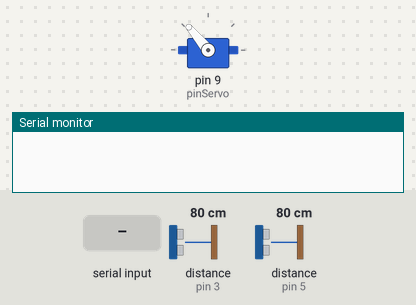
Recording of a sketch running on a simulated Arduino Uno, built with avr-gcc and run on an emulated ATmega328P. On the bench: servo, the last lines printed to the serial monitor. Wiring (inferred from the names in the program): 2 × ultrasonic range finder: trigger pin 2, echo pin 3 / trigger pin 4, echo pin 5. The test bench sets the inputs (shaded band); at power-on: distance to the obstacle (sensors on pin 3, pin 5) 80 cm. The echo pulse lasts 58.3 µs per cm.

Above: at 2.2 s.
2.3 s: distance to the obstacle (sensor on pin 3) set to 11 cm
3.8 s: distance to the obstacle (sensor on pin 3) set to 8 cm
At 5.0 s:
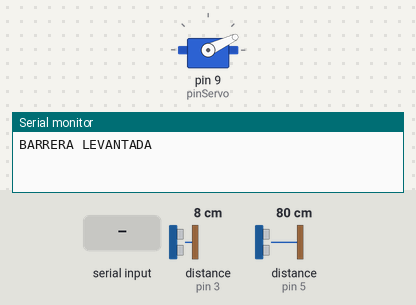
5.3 s: "BOTON\n" received over Serial
At 6.1 s:
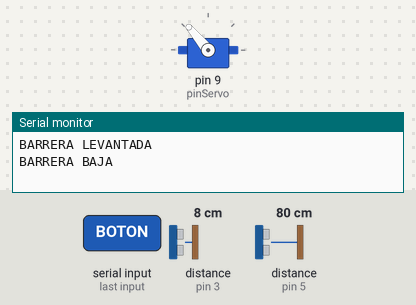
6.8 s: distance to the obstacle (sensor on pin 5) set to 11 cm
8.3 s: distance to the obstacle (sensor on pin 5) set to 8 cm
At 8.7 s:
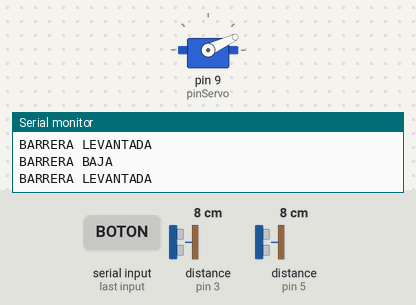
Timing chart, 0 to 10.8 s (numbered marks = the images above; inputs shaded):
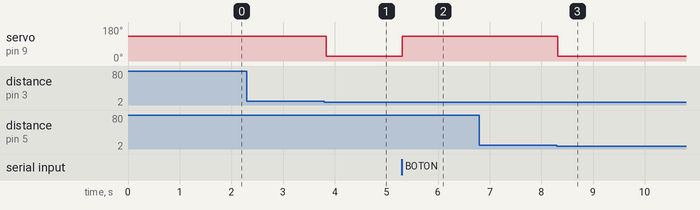

Measured:
- the behaviour switches between 10 and 9 cm on distance to the obstacle (sensor on pin 3) (found by bisection; images 0 and 1)
- the behaviour switches between 10 and 9 cm on distance to the obstacle (sensor on pin 5) (found by bisection; images 2 and 3)
- after the input at 2.3 s, every drawn part: stays the same
- after the input at 3.8 s, servo on pin 9 (pinServo): 130° → 25° at once
- after the input at 5.3 s, servo on pin 9 (pinServo): 25° → 130° at once
- after the input at 6.8 s, every drawn part: stays the same
- after the input at 8.3 s, servo on pin 9 (pinServo): 130° → 25° at once

The sketch:

archivo_arduino.ino
```cpp
#include <Servo.h>

const int trigA = 2, echoA = 3;
const int trigB = 4, echoB = 5;
const int pinServo = 9;

const int distanciaActivacion = 8;
const int distanciaMaxima = 20;

Servo barrera;

bool anteriorA = false;
bool anteriorB = false;
bool barreraAbierta = false;
int primero = 0;

unsigned long ultimoDisparoA = 0;
unsigned long ultimoDisparoB = 0;
const unsigned long cooldownSensor = 2000;

long medirDistancia(int trigPin, int echoPin) {
  digitalWrite(trigPin, LOW);
  delayMicroseconds(2);
  digitalWrite(trigPin, HIGH);
  delayMicroseconds(10);
  digitalWrite(trigPin, LOW);

  long duracion = pulseIn(echoPin, HIGH, 20000);
  long distancia = duracion * 0.034 / 2;

  if (distancia == 0 || distancia > distanciaMaxima) {
    return 0;
  }
  return distancia;
}

void setup() {
  Serial.begin(9600);

  pinMode(trigA, OUTPUT);
  pinMode(echoA, INPUT);
  pinMode(trigB, OUTPUT);
  pinMode(echoB, INPUT);

  barrera.attach(pinServo);

  barrera.write(130);
  delay(1000);
}

void loop() {
  if (Serial.available() > 0) {
    String mensaje = Serial.readStringUntil('\n');
    mensaje.trim();

    if (mensaje == "BOTON") {
      barreraAbierta = !barreraAbierta;

      if (barreraAbierta) {
        barrera.write(25);
        Serial.println("BARRERA LEVANTADA");
      } else {
        barrera.write(130);
        primero = 0;
        Serial.println("BARRERA BAJA");
      }
    }
  }

  long distA = medirDistancia(trigA, echoA);
  delay(15);
  long distB = medirDistancia(trigB, echoB);

  bool detectaA = (distA > 0 && distA <= distanciaActivacion);
  bool detectaB = (distB > 0 && distB <= distanciaActivacion);

  unsigned long tiempoActual = millis();

  if (primero == 0) {
    if (detectaA && !anteriorA && (tiempoActual - ultimoDisparoA > cooldownSensor)) {
      primero = 1;
      barreraAbierta = true;
      barrera.write(25);
      ultimoDisparoA = tiempoActual;
      Serial.println("BARRERA LEVANTADA");
    }
    else if (detectaB && !anteriorB && (tiempoActual - ultimoDisparoB > cooldownSensor)) {
      primero = 2;
      barreraAbierta = true;
      barrera.write(25);
      ultimoDisparoB = tiempoActual;
      Serial.println("BARRERA LEVANTADA");
    }
  }
  else if (primero == 1) {
    if (!detectaB && anteriorB) {
      barreraAbierta = false;
      barrera.write(130);
      primero = 0;
      Serial.println("BARRERA BAJA");
      Serial.println("ENTRA");
    }
  }
  else if (primero == 2) {
    if (!detectaA && anteriorA) {
      barreraAbierta = false;
      barrera.write(130);
      primero = 0;
      Serial.println("BARRERA BAJA");
      Serial.println("SALE");
    }
  }

  anteriorA = detectaA;
  anteriorB = detectaB;

  delay(30);
}
```
